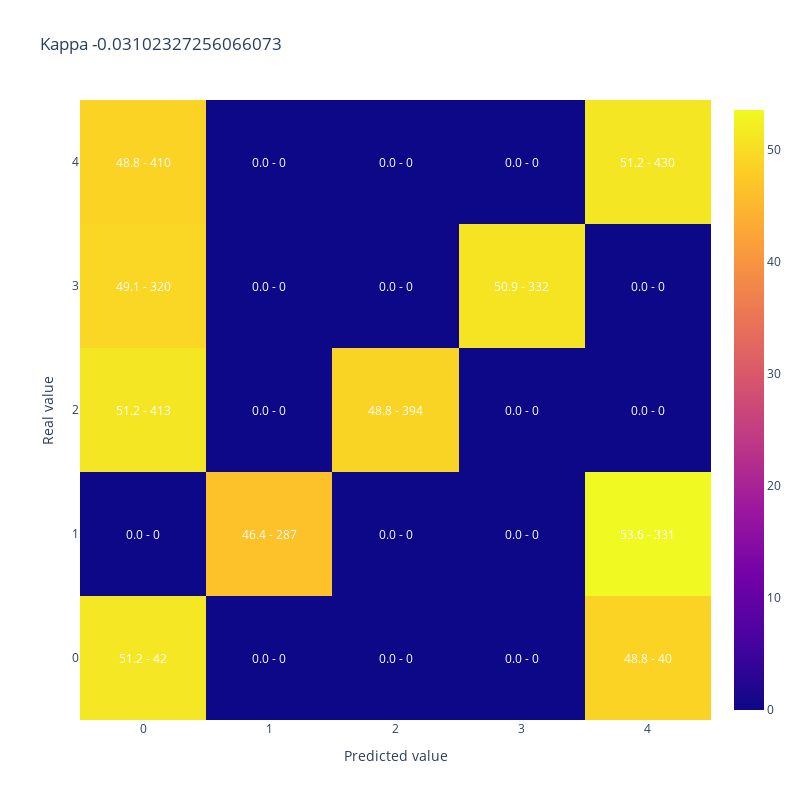

The notebook cell this image was saved under:
### Code cell
#A modo de ejemplo muestro kappa y matriz de confusion para 50% de aciertos donde los errores quedan lejos de la clase correcta
y_simulado_lejos = [y_test.iloc[sample] if random_list[sample]<50/100 else y_lejos[sample] for sample in range(len(y_test))]

display(plot_confusion_matrix(y_test,y_simulado_lejos, 
                              title = "Kappa " + str(cohen_kappa_score(y_test,y_simulado_lejos, weights = 'quadratic'))))

### Figure 1 — Plotly figure (JSON) as saved in the notebook; plotly's stock layout.template omitted (floating-point values rounded to 4 significant figures)
{"data": [{"type": "heatmap", "x": [0, 1, 2, 3, 4], "y": [0, 1, 2, 3, 4], "z": [[51.22, 0, 0, 0, 48.78], [0, 46.44, 0, 0, 53.56], [51.18, 0, 48.82, 0, 0], [49.08, 0, 0, 50.92, 0], [48.81, 0, 0, 0, 51.19]]}], "layout": {"annotations": [{"font": {"color": "white"}, "showarrow": false, "text": "51.2 - 42", "x": 0, "xref": "x", "y": 0, "yref": "y"}, {"font": {"color": "white"}, "showarrow": false, "text": "0.0 - 0", "x": 1, "xref": "x", "y": 0, "yref": "y"}, {"font": {"color": "white"}, "showarrow": false, "text": "0.0 - 0", "x": 2, "xref": "x", "y": 0, "yref": "y"}, {"font": {"color": "white"}, "showarrow": false, "text": "0.0 - 0", "x": 3, "xref": "x", "y": 0, "yref": "y"}, {"font": {"color": "white"}, "showarrow": false, "text": "48.8 - 40", "x": 4, "xref": "x", "y": 0, "yref": "y"}, {"font": {"color": "white"}, "showarrow": false, "text": "0.0 - 0", "x": 0, "xref": "x", "y": 1, "yref": "y"}, {"font": {"color": "white"}, "showarrow": false, "text": "46.4 - 287", "x": 1, "xref": "x", "y": 1, "yref": "y"}, {"font": {"color": "white"}, "showarrow": false, "text": "0.0 - 0", "x": 2, "xref": "x", "y": 1, "yref": "y"}, {"font": {"color": "white"}, "showarrow": false, "text": "0.0 - 0", "x": 3, "xref": "x", "y": 1, "yref": "y"}, {"font": {"color": "white"}, "showarrow": false, "text": "53.6 - 331", "x": 4, "xref": "x", "y": 1, "yref": "y"}, {"font": {"color": "white"}, "showarrow": false, "text": "51.2 - 413", "x": 0, "xref": "x", "y": 2, "yref": "y"}, {"font": {"color": "white"}, "showarrow": false, "text": "0.0 - 0", "x": 1, "xref": "x", "y": 2, "yref": "y"}, {"font": {"color": "white"}, "showarrow": false, "text": "48.8 - 394", "x": 2, "xref": "x", "y": 2, "yref": "y"}, {"font": {"color": "white"}, "showarrow": false, "text": "0.0 - 0", "x": 3, "xref": "x", "y": 2, "yref": "y"}, {"font": {"color": "white"}, "showarrow": false, "text": "0.0 - 0", "x": 4, "xref": "x", "y": 2, "yref": "y"}, {"font": {"color": "white"}, "showarrow": false, "text": "49.1 - 320", "x": 0, "xref": "x", "y": 3, "yref": "y"}, {"font": {"color": "white"}, "showarrow": false, "text": "0.0 - 0", "x": 1, "xref": "x", "y": 3, "yref": "y"}, {"font": {"color": "white"}, "showarrow": false, "text": "0.0 - 0", "x": 2, "xref": "x", "y": 3, "yref": "y"}, {"font": {"color": "white"}, "showarrow": false, "text": "50.9 - 332", "x": 3, "xref": "x", "y": 3, "yref": "y"}, {"font": {"color": "white"}, "showarrow": false, "text": "0.0 - 0", "x": 4, "xref": "x", "y": 3, "yref": "y"}, {"font": {"color": "white"}, "showarrow": false, "text": "48.8 - 410", "x": 0, "xref": "x", "y": 4, "yref": "y"}, {"font": {"color": "white"}, "showarrow": false, "text": "0.0 - 0", "x": 1, "xref": "x", "y": 4, "yref": "y"}, {"font": {"color": "white"}, "showarrow": false, "text": "0.0 - 0", "x": 2, "xref": "x", "y": 4, "yref": "y"}, {"font": {"color": "white"}, "showarrow": false, "text": "0.0 - 0", "x": 3, "xref": "x", "y": 4, "yref": "y"}, {"font": {"color": "white"}, "showarrow": false, "text": "51.2 - 430", "x": 4, "xref": "x", "y": 4, "yref": "y"}], "height": 800, "title": {"text": "Kappa -0.03102327256066073"}, "width": 800, "xaxis": {"title": {"text": "Predicted value"}}, "yaxis": {"title": {"text": "Real value"}}}}
